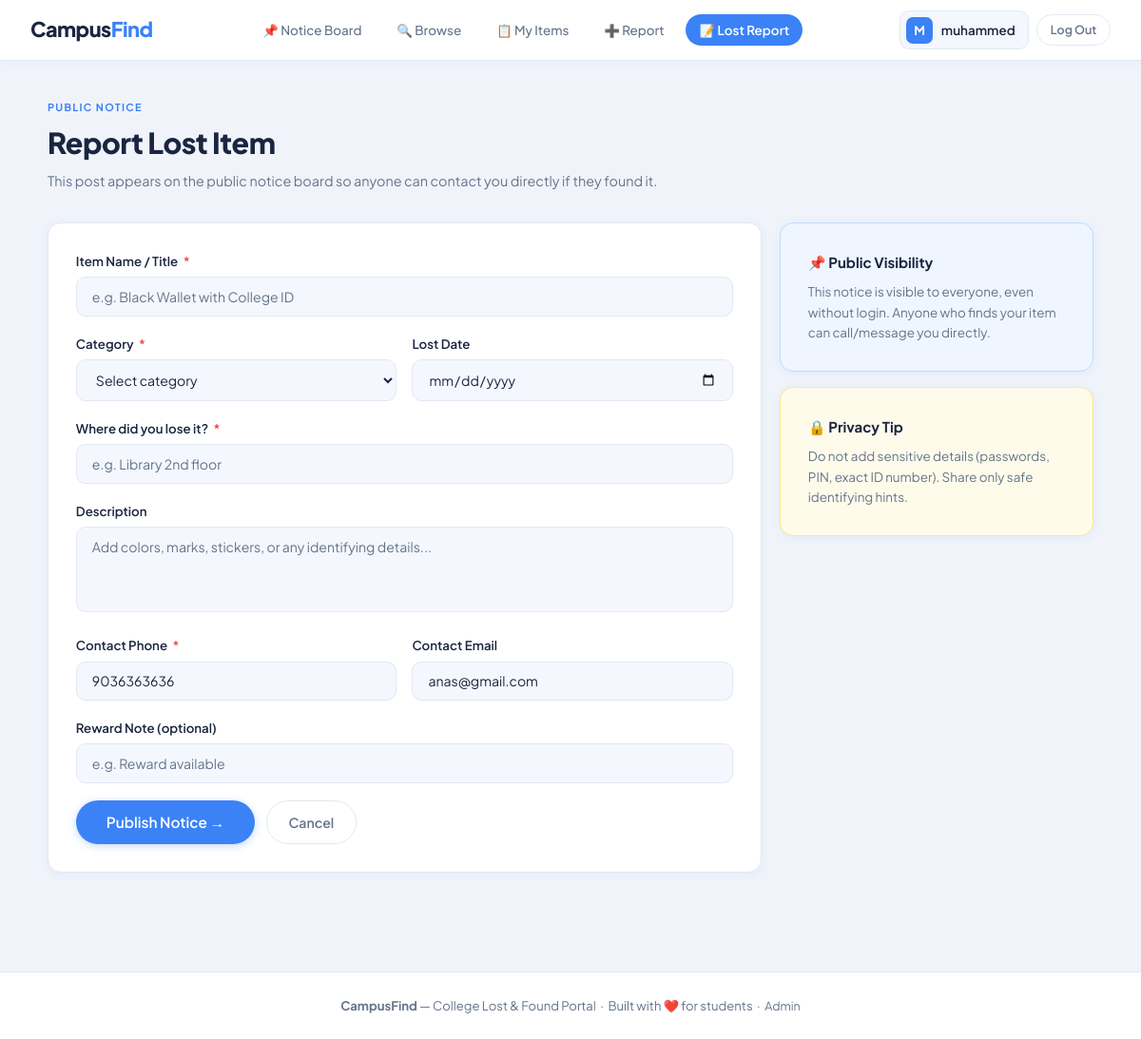
The app's page /items/report-lost.php (signed in) with its own data.
### tables this page shows
CREATE TABLE `users` (
  `id` int(11) NOT NULL,
  `name` varchar(100) NOT NULL,
  `email` varchar(100) NOT NULL,
  `phone` varchar(20) NOT NULL,
  `roll_number` varchar(20) NOT NULL,
  `department` varchar(50) NOT NULL,
  `password` varchar(255) NOT NULL,
  `joined_at` datetime DEFAULT current_timestamp()
);

### items/report-lost.php (the view, shortened to what this page needs)
<?php
require_once __DIR__ . '/../includes/header.php';
$stmt = $pdo->prepare('SELECT phone, email FROM users WHERE id = ?');
$stmt->execute([$_SESSION['user_id']]);
$me = $stmt->fetch() ?: ['phone' => '', 'email' => ''];
?>
<div class="page-hdr">
  <div class="page-tag">Public Notice</div>
  <h1>Report Lost Item</h1>
  <p>This post appears on the public notice board so anyone can contact you directly if they found it.</p>
</div>
<div style="display:grid;grid-template-columns:1fr 330px;gap:1.2rem;align-items:start">
  <form method="POST" class="card">
    <div class="form-group">
      <label class="form-label">Item Name / Title <span class="req">*</span></label>
      <input type="text" name="title" class="form-input" maxlength="140" placeholder="e.g. Black Wallet with College ID"
             value="<?= htmlspecialchars($_POST['title'] ?? '') ?>" required/>
    </div>
    <div class="form-row">
      <div class="form-group">
        <label class="form-label">Category <span class="req">*</span></label>
        <select name="category" class="form-select" required>
          <option value="">Select category</option>
        </select>
      </div>
      <div class="form-group">
        <label class="form-label">Lost Date</label>
        <input type="date" name="lost_date" class="form-input" max="<?= date('Y-m-d') ?>" value="<?= htmlspecialchars($_POST['lost_date'] ?? '') ?>"/>
      </div>
    </div>
    <div class="form-group">
      <label class="form-label">Where did you lose it? <span class="req">*</span></label>
      <input type="text" name="lost_location" class="form-input" maxlength="190" placeholder="e.g. Library 2nd floor"
             value="<?= htmlspecialchars($_POST['lost_location'] ?? '') ?>" required/>
    </div>
    <div class="form-group">
      <label class="form-label">Description</label>
      <textarea name="description" class="form-textarea" placeholder="Add colors, marks, stickers, or any identifying details..."><?= htmlspecialchars($_POST['description'] ?? '') ?></textarea>
    </div>
    <div class="form-row">
      <div class="form-group">
        <label class="form-label">Contact Phone <span class="req">*</span></label>
        <input type="text" name="contact_phone" class="form-input" placeholder="+91 98765 43210"
               value="<?= htmlspecialchars($_POST['contact_phone'] ?? $me['phone']) ?>" required/>
      </div>
      <div class="form-group">
        <label class="form-label">Contact Email</label>
        <input type="email" name="contact_email" class="form-input" placeholder="optional"
               value="<?= htmlspecialchars($_POST['contact_email'] ?? $me['email']) ?>"/>
      </div>
    </div>
    <div class="form-group">
      <label class="form-label">Reward Note (optional)</label>
      <input type="text" name="reward_note" class="form-input" maxlength="190" placeholder="e.g. Reward available"
             value="<?= htmlspecialchars($_POST['reward_note'] ?? '') ?>"/>
    </div>
    <div style="display:flex;gap:.75rem;margin-top:1rem">
      <button type="submit" class="btn btn-primary btn-lg">Publish Notice →</button>
      <a href="/campusfind/pages/notice-board.php" class="btn btn-ghost">Cancel</a>
    </div>
  </form>
  <div style="display:flex;flex-direction:column;gap:1rem">
    <div class="card" style="background:#EFF6FF;border-color:#BFDBFE">
      <div style="font-weight:700;margin-bottom:.55rem">📌 Public Visibility</div>
      <p class="text-sm text-muted">This notice is visible to everyone, even without login. Anyone who finds your item can call/message you directly.</p>
    </div>
    <div class="card" style="background:#FFFBEB;border-color:#FDE68A">
      <div style="font-weight:700;margin-bottom:.55rem">🔒 Privacy Tip</div>
      <p class="text-sm text-muted">Do not add sensitive details (passwords, PIN, exact ID number). Share only safe identifying hints.</p>
    </div>
  </div>
</div>
<?php require_once __DIR__ . '/../includes/footer.php'; ?>

### includes/header.php (shortened to what this page needs)
<?php
require_once __DIR__ . '/../config/db.php';
$currentUser = null;
if (isLoggedIn()) {
    $stmt = $pdo->prepare('SELECT * FROM users WHERE id = ?');
    $stmt->execute([$_SESSION['user_id']]);
    $currentUser = $stmt->fetch();
}
$currentPage = basename($_SERVER['PHP_SELF']);
?>
<!DOCTYPE html>
<html lang="en">
<head>
  <link rel="stylesheet" href="/campusfind/assets/css/style.css"/>
</head>
<body>
<nav class="nav">
  <a href="/campusfind/pages/home.php" class="nav-logo">Campus<span>Find</span></a>
  <div class="nav-links">
    <?php if ($currentUser): ?>
      <a href="/campusfind/pages/notice-board.php" class="nav-link <?= $currentPage === 'notice-board.php' ? 'active' : '' ?>">📌 Notice Board</a>
      <a href="/campusfind/pages/home.php"      class="nav-link <?= $currentPage === 'home.php'      ? 'active' : '' ?>">🔍 Browse</a>
      <a href="/campusfind/pages/dashboard.php" class="nav-link <?= $currentPage === 'dashboard.php' ? 'active' : '' ?>">📋 My Items</a>
      <a href="/campusfind/items/report.php"    class="nav-link <?= $currentPage === 'report.php'    ? 'active' : '' ?>">➕ Report</a>
      <a href="/campusfind/items/report-lost.php" class="nav-link <?= $currentPage === 'report-lost.php' ? 'active' : '' ?>">📝 Lost Report</a>
    <?php endif; ?>
  </div>
  <?php if ($currentUser): ?>
  <div class="flex gap-sm" style="align-items:center">
    <div class="nav-user">
      <div class="nav-avatar"><?= strtoupper(substr($currentUser['name'], 0, 1)) ?></div>
      <span style="font-weight:600;font-size:.84rem"><?= htmlspecialchars(explode(' ', $currentUser['name'])[0]) ?></span>
    </div>
    <a href="/campusfind/auth/logout.php" class="btn btn-ghost btn-sm">Log Out</a>
  </div>
  <?php endif; ?>
</nav>
<div class="container page-wrap">

### assets/css/style.css (style rules this page uses)
:root { --bg: #F0F4FA; --surface: #FFFFFF; --surface2: #F4F7FD; --accent: #3B82F6; --accent2: #2563EB; --text: #1A2540; --muted: #64748B; --border: #E2E8F4; --green: #22C55E; --red: #EF4444; --yellow: #F59E0B; --purple: #8B5CF6; --shadow: 0 2px 12px rgba(59,130,246,0.08); --shadow-md:0 4px 24px rgba(59,130,246,0.12); --radius: 14px; }
*, *::before, *::after { box-sizing: border-box; margin: 0; padding: 0; }
body { font-family: 'Plus Jakarta Sans', sans-serif; background: var(--bg); color: var(--text); min-height: 100vh; font-size: 15px; line-height: 1.6; }
a { color: var(--accent); text-decoration: none; transition: color .2s; }
.nav { background: rgba(255,255,255,.96); backdrop-filter: blur(16px); border-bottom: 1px solid var(--border); box-shadow: 0 1px 8px rgba(59,130,246,.06); position: sticky; top: 0; z-index: 100; height: 64px; display: flex; align-items: center; justify-content: space-between; padding: 0 2rem; }
.nav-logo { font-weight: 800; font-size: 1.35rem; color: var(--text); letter-spacing: -.5px; }
.nav-logo span { color: var(--accent); }
.nav-links { display: flex; align-items: center; gap: .5rem; }
.nav-link { padding: .38rem .9rem; border-radius: 999px; font-size: .84rem; font-weight: 500; color: var(--muted); transition: all .2s; }
.nav-link.active { background: var(--accent); color: #fff; font-weight: 600; }
.nav-user { display: flex; align-items: center; gap: .55rem; background: var(--surface2); border: 1px solid var(--border); border-radius: 10px; padding: .32rem .85rem .32rem .4rem; font-size: .84rem; }
.nav-avatar { width: 28px; height: 28px; border-radius: 7px; background: var(--accent); color: #fff; font-weight: 700; font-size: .82rem; display: flex; align-items: center; justify-content: center; }
.container { max-width: 1100px; margin: 0 auto; padding: 0 1.5rem; }
.page-wrap { padding: 2.5rem 0; }
.page-hdr { margin-bottom: 2rem; }
.page-tag { font-size: .68rem; font-weight: 700; text-transform: uppercase; letter-spacing: .12em; color: var(--accent); margin-bottom: .3rem; }
.page-hdr h1 { font-size: 1.9rem; font-weight: 800; color: var(--text); letter-spacing: -.5px; margin-bottom: .25rem; }
.page-hdr p { color: var(--muted); font-size: .9rem; }
.card { background: var(--surface); border: 1.5px solid var(--border); border-radius: var(--radius); box-shadow: var(--shadow); padding: 1.8rem; }
.form-group { margin-bottom: 1.1rem; }
.form-row { display: grid; grid-template-columns: 1fr 1fr; gap: 1rem; }
.form-label { display: block; font-size: .83rem; font-weight: 600; color: var(--text); margin-bottom: .4rem; }
.form-label .req { color: var(--red); margin-left: .2rem; }
.form-input, .form-select, .form-textarea { width: 100%; background: var(--surface2); border: 1.5px solid var(--border); border-radius: 10px; padding: .68rem 1rem; color: var(--text); font-family: 'Plus Jakarta Sans', sans-serif; font-size: .88rem; outline: none; transition: all .2s; }
.form-input::placeholder, .form-textarea::placeholder { color: var(--muted); }
.form-textarea { height: 90px; resize: none; }
.btn { display: inline-flex; align-items: center; justify-content: center; gap: .4rem; padding: .62rem 1.4rem; border-radius: 999px; font-family: 'Plus Jakarta Sans', sans-serif; font-size: .88rem; font-weight: 600; cursor: pointer; border: none; transition: all .2s; white-space: nowrap; }
.btn-primary { background: var(--accent); color: #fff; box-shadow: 0 2px 8px rgba(59,130,246,.3); }
.btn-ghost { background: none; border: 1.5px solid var(--border); color: var(--muted); }
.btn-sm { padding: .32rem .85rem; font-size: .78rem; }
.btn-lg { padding: .82rem 2rem; font-size: .96rem; }
.flex { display: flex; }
.gap-sm { gap: .5rem; }
.text-muted { color: var(--muted); }
.text-sm { font-size: .84rem; }

### records on screen
users: name "M", name "muhammed", contact_phone "9036363636", contact_email "anas@gmail.com"
